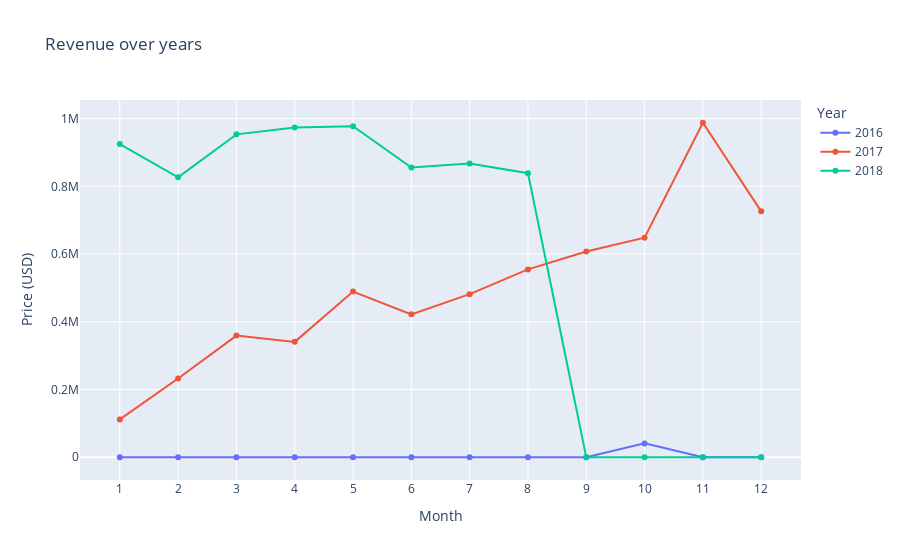

The cell this chart's notebook holds for it:
### Code cell
revenue_data_by_year_month = revenue_data.groupby(by=['purchase_year', 'purchase_month']).agg({
  'price': 'sum'
}).reset_index()

revenue_data_by_year_month['purchase_month'] = revenue_data_by_year_month['purchase_month'].astype(int)
revenue_data_by_year_month = revenue_data_by_year_month.sort_values(by=['purchase_year', 'purchase_month'])
revenue_data_by_year_month['purchase_month'] = revenue_data_by_year_month['purchase_month'].astype('str')

fig = px.line(
    revenue_data_by_year_month,
    x="purchase_month",
    y="price",
    title='Revenue over years',
    color='purchase_year',
    markers=True,
    labels={
        "price": "Price (USD)",
        "purchase_year": "Year",
        "purchase_month": "Month"
    }
    )
fig.show()

### Figure 1 — Plotly figure (JSON) as saved in the notebook; plotly's stock layout.template omitted (floating-point values rounded to 4 significant figures)
{"data": [{"hovertemplate": "Year=2016<br>Month=%{x}<br>Price (USD)=%{y}<extra></extra>", "legendgroup": "2016", "line": {"color": "#636efa", "dash": "solid"}, "marker": {"symbol": "circle"}, "mode": "lines+markers", "name": "2016", "orientation": "v", "showlegend": true, "type": "scatter", "x": ["1", "2", "3", "4", "5", "6", "7", "8", "9", "10", "11", "12"], "xaxis": "x", "y": [0.0, 0.0, 0.0, 0.0, 0.0, 0.0, 0.0, 0.0, 135.0, 40940.0, 0.0, 10.9], "yaxis": "y"}, {"hovertemplate": "Year=2017<br>Month=%{x}<br>Price (USD)=%{y}<extra></extra>", "legendgroup": "2017", "line": {"color": "#EF553B", "dash": "solid"}, "marker": {"symbol": "circle"}, "mode": "lines+markers", "name": "2017", "orientation": "v", "showlegend": true, "type": "scatter", "x": ["1", "2", "3", "4", "5", "6", "7", "8", "9", "10", "11", "12"], "xaxis": "x", "y": [111700.0, 232600.0, 359200.0, 340700.0, 489200.0, 421900.0, 481600.0, 554700.0, 607200.0, 648200.0, 987600.0, 726000.0], "yaxis": "y"}, {"hovertemplate": "Year=2018<br>Month=%{x}<br>Price (USD)=%{y}<extra></extra>", "legendgroup": "2018", "line": {"color": "#00cc96", "dash": "solid"}, "marker": {"symbol": "circle"}, "mode": "lines+markers", "name": "2018", "orientation": "v", "showlegend": true, "type": "scatter", "x": ["1", "2", "3", "4", "5", "6", "7", "8", "9", "10", "11", "12"], "xaxis": "x", "y": [924600.0, 826500.0, 953400.0, 973500.0, 977500.0, 855600.0, 867500.0, 838600.0, 0.0, 0.0, 0.0, 0.0], "yaxis": "y"}], "layout": {"legend": {"title": {"text": "Year"}, "tracegroupgap": 0}, "title": {"text": "Revenue over years"}, "xaxis": {"anchor": "y", "domain": [0, 1], "title": {"text": "Month"}}, "yaxis": {"anchor": "x", "domain": [0, 1], "title": {"text": "Price (USD)"}}}}
